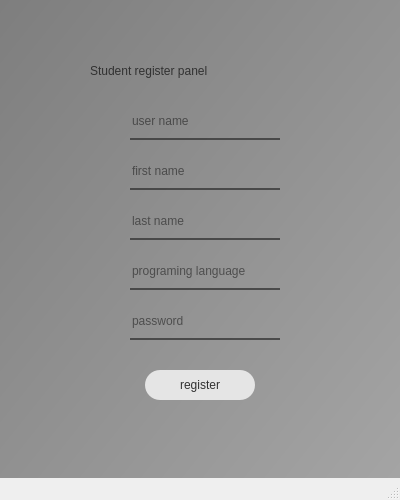
<?xml version="1.0" encoding="UTF-8"?>
<ui version="4.0">
 <class>MainWindow</class>
 <widget class="QMainWindow" name="MainWindow">
  <property name="geometry">
   <rect>
    <x>0</x>
    <y>0</y>
    <width>400</width>
    <height>500</height>
   </rect>
  </property>
  <property name="windowTitle">
   <string>MainWindow</string>
  </property>
  <widget class="QWidget" name="centralwidget">
   <widget class="QWidget" name="widget" native="true">
    <property name="geometry">
     <rect>
      <x>0</x>
      <y>0</y>
      <width>400</width>
      <height>500</height>
     </rect>
    </property>
    <property name="styleSheet">
     <string notr="true">background-color: qlineargradient(spread:pad, x1:0, y1:0, x2:1, y2:1, stop:0 rgba(126, 126, 126, 255), stop:1 rgba(165, 165, 165, 255));</string>
    </property>
    <widget class="QPushButton" name="registerbtn">
     <property name="geometry">
      <rect>
       <x>145</x>
       <y>370</y>
       <width>110</width>
       <height>30</height>
      </rect>
     </property>
     <property name="styleSheet">
      <string notr="true">QPushButton#registerbtn{
	font: 10pt &quot;MS Shell Dlg 2&quot;;	
	color: rgb(49, 49, 49);
	
	background-color: rgb(229, 229, 229);
	border-radius: 15px;
}
QPushButton#registerbtn:hover{
	font: 12pt &quot;MS Shell Dlg 2&quot;;	
	color: rgb(49, 49, 49);
}
QPushButton#registerbtn:pressed{
	font: 6pt &quot;MS Shell Dlg 2&quot;;	
	color: rgb(49, 49, 49);
}</string>
     </property>
     <property name="text">
      <string>register</string>
     </property>
    </widget>
    <widget class="QLabel" name="studentlabel">
     <property name="geometry">
      <rect>
       <x>90</x>
       <y>50</y>
       <width>241</width>
       <height>41</height>
      </rect>
     </property>
     <property name="styleSheet">
      <string notr="true">color: rgb(49, 49, 49);
font: 18pt &quot;MS Shell Dlg 2&quot;;
background-color: None
</string>
     </property>
     <property name="text">
      <string>Student register panel</string>
     </property>
    </widget>
    <widget class="QLineEdit" name="username">
     <property name="geometry">
      <rect>
       <x>130</x>
       <y>110</y>
       <width>150</width>
       <height>30</height>
      </rect>
     </property>
     <property name="styleSheet">
      <string notr="true">background-color: rgba(0, 0, 0, 0);
border:none;
border-bottom: 2px solid rgba(53, 53, 53, 200);
color: rgba(0, 0, 0, 240);
padding-bottom: 7px;

</string>
     </property>
     <property name="placeholderText">
      <string>user name</string>
     </property>
    </widget>
    <widget class="QLineEdit" name="password">
     <property name="geometry">
      <rect>
       <x>130</x>
       <y>310</y>
       <width>150</width>
       <height>30</height>
      </rect>
     </property>
     <property name="styleSheet">
      <string notr="true">background-color: rgba(0, 0, 0, 0);
border:none;
border-bottom: 2px solid rgba(53, 53, 53, 200);
color: rgba(0, 0, 0, 240);
padding-bottom: 7px;

</string>
     </property>
     <property name="echoMode">
      <enum>QLineEdit::Password</enum>
     </property>
     <property name="placeholderText">
      <string>password</string>
     </property>
    </widget>
    <widget class="QLabel" name="errortext">
     <property name="geometry">
      <rect>
       <x>320</x>
       <y>270</y>
       <width>151</width>
       <height>16</height>
      </rect>
     </property>
     <property name="styleSheet">
      <string notr="true">color: rgb(204, 6, 0);
background-color: None
</string>
     </property>
     <property name="text">
      <string/>
     </property>
    </widget>
    <widget class="QLineEdit" name="firstname">
     <property name="geometry">
      <rect>
       <x>130</x>
       <y>160</y>
       <width>150</width>
       <height>30</height>
      </rect>
     </property>
     <property name="styleSheet">
      <string notr="true">background-color: rgba(0, 0, 0, 0);
border:none;
border-bottom: 2px solid rgba(53, 53, 53, 200);
color: rgba(0, 0, 0, 240);
padding-bottom: 7px;

</string>
     </property>
     <property name="placeholderText">
      <string>first name</string>
     </property>
    </widget>
    <widget class="QLineEdit" name="lastname">
     <property name="geometry">
      <rect>
       <x>130</x>
       <y>210</y>
       <width>150</width>
       <height>30</height>
      </rect>
     </property>
     <property name="styleSheet">
      <string notr="true">background-color: rgba(0, 0, 0, 0);
border:none;
border-bottom: 2px solid rgba(53, 53, 53, 200);
color: rgba(0, 0, 0, 240);
padding-bottom: 7px;

</string>
     </property>
     <property name="placeholderText">
      <string>last name</string>
     </property>
    </widget>
    <widget class="QLineEdit" name="prolanguage">
     <property name="geometry">
      <rect>
       <x>130</x>
       <y>260</y>
       <width>150</width>
       <height>30</height>
      </rect>
     </property>
     <property name="styleSheet">
      <string notr="true">background-color: rgba(0, 0, 0, 0);
border:none;
border-bottom: 2px solid rgba(53, 53, 53, 200);
color: rgba(0, 0, 0, 240);
padding-bottom: 7px;

</string>
     </property>
     <property name="placeholderText">
      <string>programing language</string>
     </property>
    </widget>
    <widget class="QLabel" name="errortext_2">
     <property name="geometry">
      <rect>
       <x>130</x>
       <y>350</y>
       <width>151</width>
       <height>16</height>
      </rect>
     </property>
     <property name="styleSheet">
      <string notr="true">color: rgb(204, 6, 0);
background-color: None
</string>
     </property>
     <property name="text">
      <string/>
     </property>
    </widget>
   </widget>
  </widget>
  <widget class="QMenuBar" name="menubar">
   <property name="geometry">
    <rect>
     <x>0</x>
     <y>0</y>
     <width>400</width>
     <height>21</height>
    </rect>
   </property>
  </widget>
  <widget class="QStatusBar" name="statusbar"/>
 </widget>
 <resources/>
 <connections/>
</ui>
